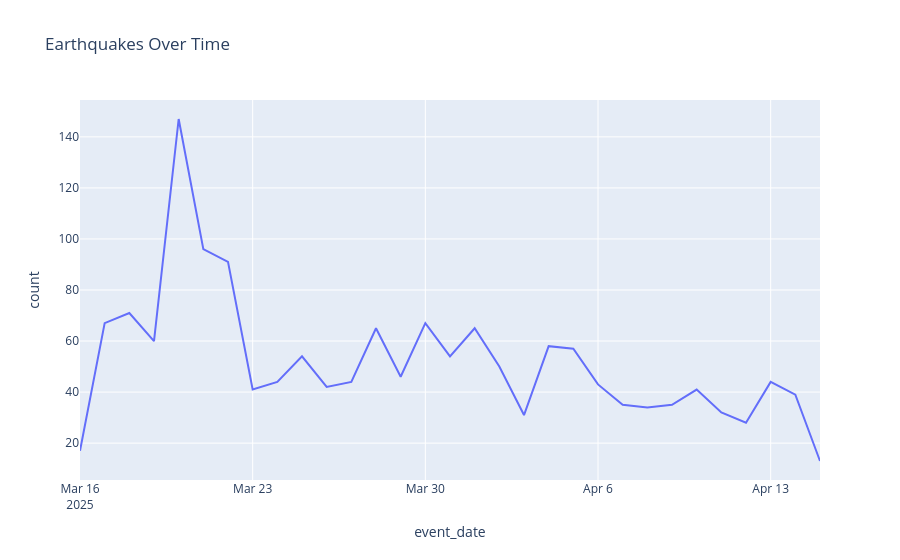
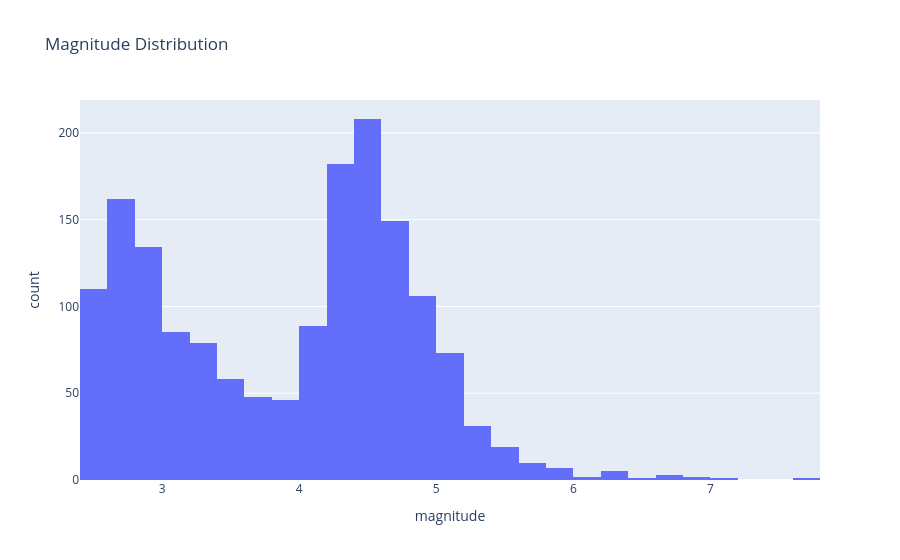

Notebook source saved alongside these figures, in order:
### Code cell
filtered_df = dashboard_df[dashboard_df["magnitude"] >= 2.5]

daily_counts = filtered_df.groupby("event_date").size().reset_index(name="count")

px.line(daily_counts, x="event_date", y="count", title="Earthquakes Over Time").show()

px.scatter_geo(
    filtered_df,
    lat="latitude",
    lon="longitude",
    size="magnitude",
    title="Earthquake Locations"
).show()

px.histogram(filtered_df, x="magnitude", nbins=30, title="Magnitude Distribution").show()

### Figure 1 — Plotly figure (JSON) as saved in the notebook; plotly's stock layout.template omitted (floating-point values rounded to 4 significant figures)
{"data": [{"hovertemplate": "event_date=%{x}<br>count=%{y}<extra></extra>", "legendgroup": "", "line": {"color": "#636efa", "dash": "solid"}, "marker": {"symbol": "circle"}, "mode": "lines", "name": "", "orientation": "v", "showlegend": false, "type": "scatter", "x": ["2025-03-16", "2025-03-17", "2025-03-18", "2025-03-19", "2025-03-20", "2025-03-21", "2025-03-22", "2025-03-23", "2025-03-24", "2025-03-25", "2025-03-26", "2025-03-27", "2025-03-28", "2025-03-29", "2025-03-30", "2025-03-31", "2025-04-01", "2025-04-02", "2025-04-03", "2025-04-04", "2025-04-05", "2025-04-06", "2025-04-07", "2025-04-08", "2025-04-09", "2025-04-10", "2025-04-11", "2025-04-12", "2025-04-13", "2025-04-14", "2025-04-15"], "xaxis": "x", "y": [17, 67, 71, 60, 147, 96, 91, 41, 44, 54, 42, 44, 65, 46, 67, 54, 65, 50, 31, 58, 57, 43, 35, 34, 35, 41, 32, 28, 44, 39, 13], "yaxis": "y"}], "layout": {"legend": {"tracegroupgap": 0}, "title": {"text": "Earthquakes Over Time"}, "xaxis": {"anchor": "y", "domain": [0, 1], "title": {"text": "event_date"}}, "yaxis": {"anchor": "x", "domain": [0, 1], "title": {"text": "count"}}}}

### Figure 2 — Plotly figure (JSON) as saved in the notebook; plotly's stock layout.template omitted (floating-point values rounded to 4 significant figures; data arrays with more than 128 entries replaced by an {"elided": "..."} marker saying what was removed)
{"data": [{"bingroup": "x", "hovertemplate": "magnitude=%{x}<br>count=%{y}<extra></extra>", "legendgroup": "", "marker": {"color": "#636efa", "pattern": {"shape": ""}}, "name": "", "nbinsx": 30, "orientation": "v", "showlegend": false, "type": "histogram", "x": {"elided": "1611 float values"}, "xaxis": "x", "yaxis": "y"}], "layout": {"barmode": "relative", "legend": {"tracegroupgap": 0}, "title": {"text": "Magnitude Distribution"}, "xaxis": {"anchor": "y", "domain": [0, 1], "title": {"text": "magnitude"}}, "yaxis": {"anchor": "x", "domain": [0, 1], "title": {"text": "count"}}}}
